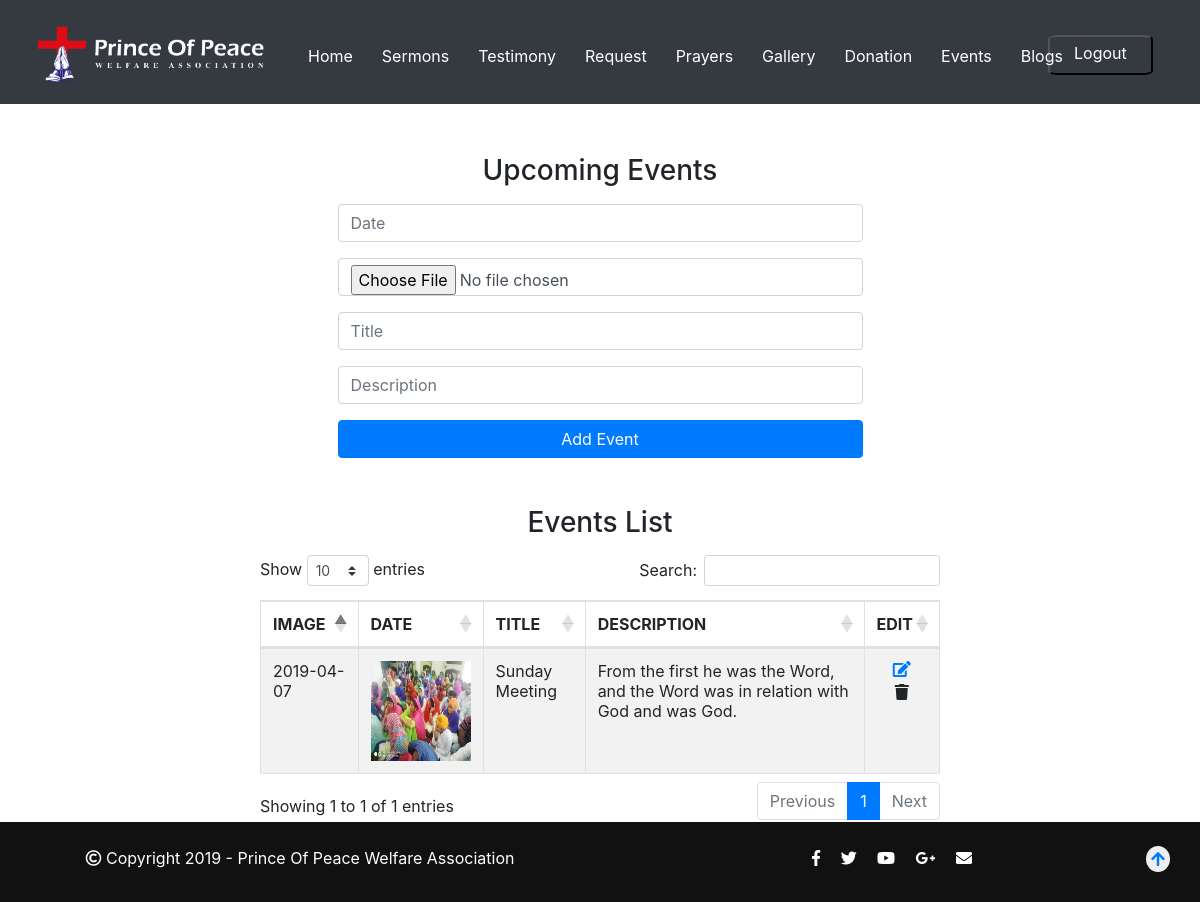
The page /admin/index.php?pg=event (signed in) on the database its author committed.
### tables this page shows
CREATE TABLE `events` (
  `id` int(11) NOT NULL,
  `image` varchar(50) NOT NULL,
  `date` varchar(20) NOT NULL,
  `title` varchar(20) NOT NULL,
  `description` varchar(100) NOT NULL
);

### admin/include/functions.php (called while the page is built, shortened)
<?php
	function selectdata($col,$tbname)
	{
		$selectqry="select $col from $tbname ";
		$result=mysqli_query($GLOBALS['con'],$selectqry) or die(mysqli_error($GLOBALS['con']));
	return $result;
	}
?>

### admin/pages/event.php (the view, shortened to what this page needs)
<div class="container">
<div class="row">
<div class="col-md-3">
</div>
<div class="col-md-6">
<h3 class="text-center mt-3 mb-3">Upcoming Events</h3>
<form method="post" enctype="multipart/form-data" >
<div class="form-group">
<input placeholder="Date" class="form-control" type="text" onfocus="(this.type='date')" onblur="(this.type='text')" id="date" name="date">
</div>
<div class="form-group">
<input type="file" name="fileToUpload" class="form-control ">
</div>
<div class="form-group">
<input type="text" name="title" placeholder="Title" required="required" class="form-control">
</div>
<div class="form-group">
<input type="text" name="description" placeholder="Description" required="required" class="form-control">
</div>
<input type="submit" name="addevent" value="Add Event" class="btn btn-block btn-primary">
</form>
</div>
<div class="col-md-3">
</div>
</div>
</div>
<div class="container">
<div class="row mt-3">
<div class="col-md-8 offset-2">
<h3 class="text-center mt-3 mb-3">Events List</h3>
<table id="example" class="table table-striped table-bordered" style="width:100%">
<thead>
<tr>
<th>IMAGE</th>
<th>DATE</th>
<th>TITLE</th>
<th>DESCRIPTION</th>
<th>EDIT</th>
</tr>
</thead>
<tbody>
<?php
$result=selectdata("*","events");
while($row=mysqli_fetch_assoc($result))
	{
?>
<tr>
<td><?php echo $row['date']; ?></td>
<td><img src="../assets/img/events/<?php echo $row['image'];  ?>" height="100px" width="100px;"></td>
<td><?php echo $row['title']; ?></td>
<td><?php echo $row['description']; ?></td>
<td class="text-center"><a href="index.php?pg=updateEvent&id=<?php echo $row['id'] ?>"><i class="fa fa-edit"></i>
<form>
<button type="submit"  name = "delete_image_events"  class="btn"><i class="fa fa-trash"></i></button>
</form>
</td>
</tr>
<?php
}
?>
</tbody>
</table>
</div>
</div>
</div>

### assets/css/custom/style.css (style rules this page uses)
.row { margin-left:0; margin-right:0; }
body { margin: 0; padding-top:82px; height:100%; }
.btn { transition:0.5s ease; }

### rows shown on the page
events: date "2019-04-07", image (picture), title "Sunday Meeting", description "From the first he was the Word, and the Word was in relation with God and was God."
